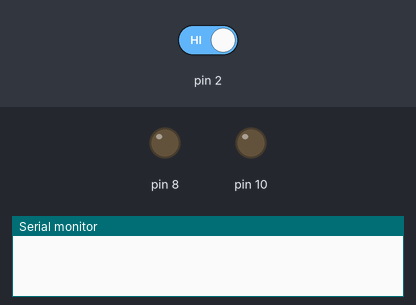
Bench run of a sketch on a simulated Arduino Uno, built with avr-gcc and run on an emulated ATmega328P. Shown: output pins drawn as LEDs (lit = HIGH), the last lines printed to the serial monitor. Dashed ring = blinking. The inputs (shaded band) are chosen by the test bench; at power-on: pin 2 HIGH.

Above: at 1.2 s.
1.3 s: pin 2 driven LOW
At 2.3 s:
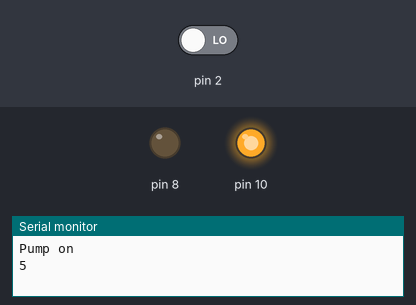
At 7.52 s:
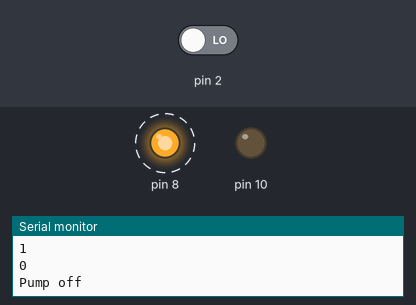
Timing chart, 0 to 8.8 s (numbered marks = the images above; inputs shaded):
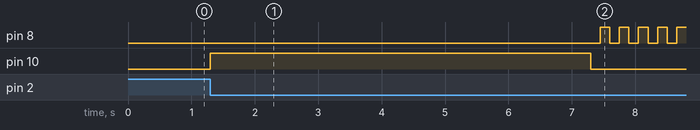

Measured:
- after the input at 1.3 s, pin 8: alternates HIGH for 0.15 s and LOW for 0.15 s, starting after 6.2 s; pin 10: LOW → HIGH at once, → LOW 6.0 s later

The sketch:

Waterpumpsensor.ino
```cpp
int button = 0;
int count = 5;

void setup() {
  pinMode(10, OUTPUT);
  pinMode(2, INPUT);
  pinMode(8, OUTPUT);
  Serial.begin(9600);
}

void loop() {
  button = digitalRead(2);
  if (button == LOW) {
    digitalWrite(10, HIGH);
    Serial.println("Pump on");

    while (count != -1) {
      Serial.println(count);
      count = count - 1;
      delay(1000);
    }
    digitalWrite(10, LOW);
    Serial.println("Pump off\n");
    delay(150);

    while (button != HIGH) {
      button = digitalRead(2);
      digitalWrite(8, HIGH);
      delay(150);
      digitalWrite(8, LOW);
      delay(150);
      count = 5;
    }
    digitalWrite(8, LOW);
  }


}
```
